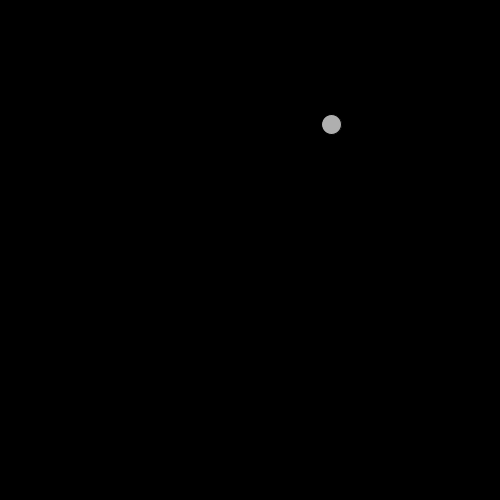
Frame 1 (no input)
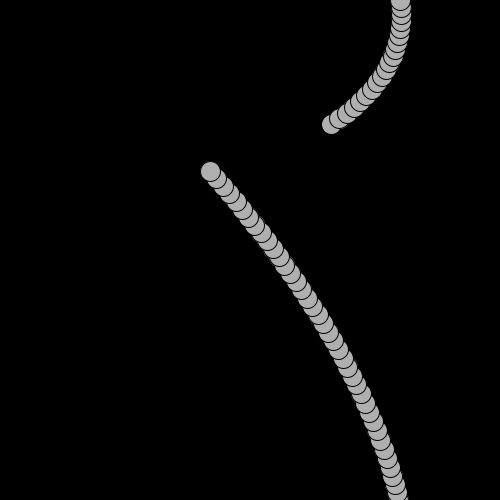
Frame 60 (the mouse pressed at the canvas centre just before this capture)
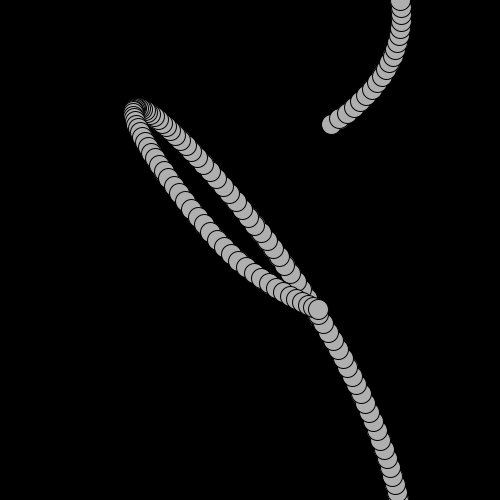
Frame 120 (the mouse held since frame 60 and released just before this capture)

The Processing sketch that drew these frames (run headless with seeded random() and noise(); from frame 60 on, the mouse is pressed at the canvas centre):

// Processing sketch: accelerateTowardsMouse
// ── accelerateTowardsMouse.pde
float topspeed = 10;

class Mover {
 PVector location;
 PVector velocity;
 PVector acceleration;
 
 void update () {
   PVector mouse = new PVector(mouseX,mouseY);
   PVector dir = PVector.sub(mouse,location);
   dir.normalize();
   dir.mult(0.5);
   acceleration = dir;
   velocity.add(acceleration);
   velocity.limit(topspeed);
   location.add(velocity);
 }
 
 Mover() {
  location = new PVector(random(width), random(height) );
  velocity = new PVector(random(-10,10), random(-10,10) );
  acceleration = new PVector(random(-.0001,.0001),random(-.0001,.0001));
 }
 
 void display () {
   stroke(0);
   fill(175);
   ellipse(location.x,location.y,20,20);
 }
 
 void checkEdges() {
  if(location.x > width) {
   location.x = 0; 
  }
  
  else if(location.x < 0 ){
   location.x = width; 
  }
  
  if (location.y > height) {
   location.y = 0; 
  }
  
  else if (location.y < 0) {
   location.y = height; 
  }
 }
}

Mover one;

void setup() {
 one = new Mover();
 size(500,500);
 background(0);
} 

void draw() {
 one.update();
 one.checkEdges();
 one.display();
}
